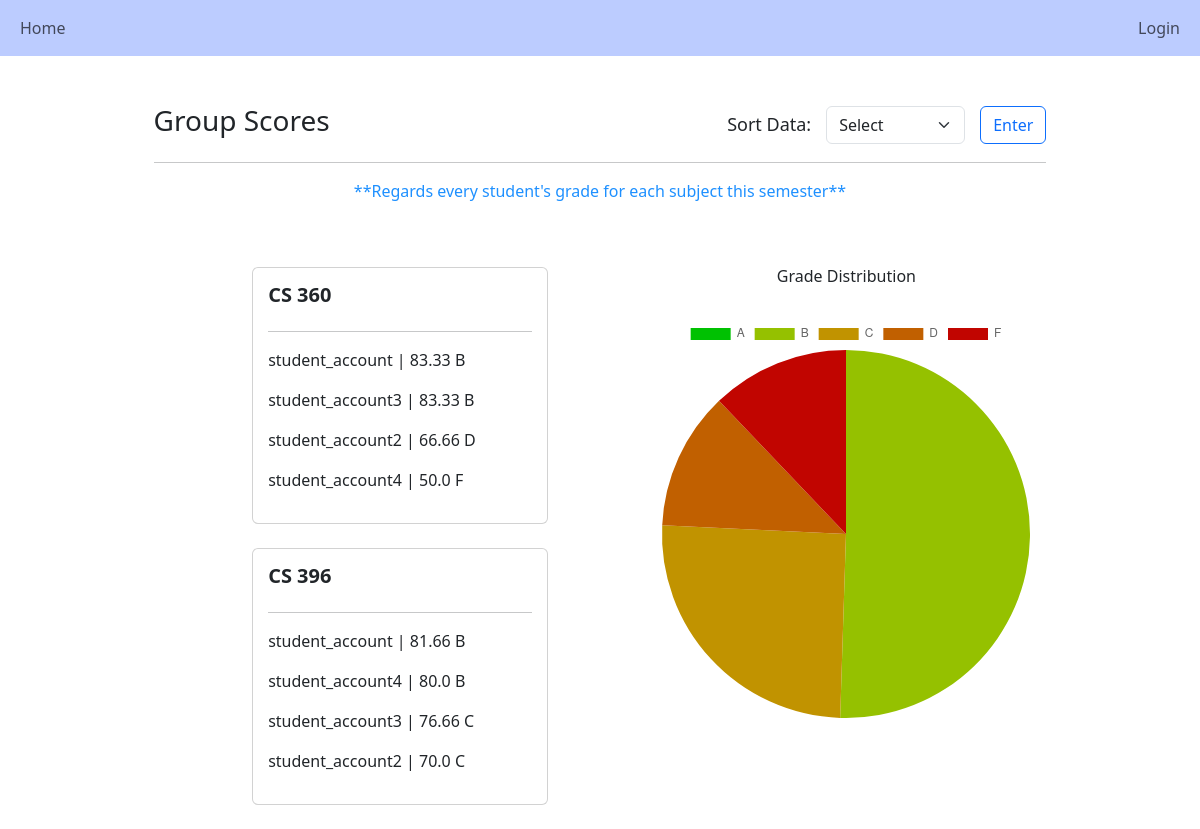
Screenshot of /group_scores/ with the database file from the repository.
### main/models.py (models this page shows, shortened)
class Subject(models.Model):
    title = models.CharField(blank=True, max_length=255)
    teacher = models.ForeignKey(User, null=True, on_delete=models.CASCADE)
    semester = models.ForeignKey(Semester, null=True, on_delete=models.CASCADE)

class Grade(models.Model):
    subject = models.ForeignKey(Subject, null=True, related_name="grades", on_delete=models.CASCADE)
    student = models.ForeignKey(User, null=True, on_delete=models.CASCADE)
    score = models.FloatField(null=True, blank=True)

class User(AbstractUser):
    is_teacher = models.BooleanField('Is teacher', default=False)
    is_student = models.BooleanField('Is student', default=False)

### main/views.py (the view, shortened to what this page needs)
# urls.py: path('group_scores/', views.group_scores, name="group_scores"),
def group_scores(request):
    order = request.GET.get('order', 'desc')
    cursem = Semester.objects.get(is_current=True)
    subjects = Subject.objects.filter(semester=cursem)
    dic = []
    avg=[]
    for subject in subjects:
        if order == 'asc':
            grades = Grade.objects.filter(subject=subject).order_by('score')
        elif order == 'desc':
            grades = Grade.objects.filter(subject=subject).order_by('-score')
        dic.append({
            "subject":subject,
            "grades":grades
        })
    grade_percentages = get_percentages(cursem)
    grade_percentages_json = json.dumps(grade_percentages)
    return render(request, 'main/scores/group_scores.html', {"dic":dic, "subjects":subjects, "avg":avg, "grade_percentages_json":grade_percentages_json, "order":order})

### main/templatetags/grade_tags.py (called while the page is built)
@register.simple_tag
def convert_to_letter_grade(score):
    if score >= 90:
        return "A"
    elif score >= 80:
        return "B"
    elif score >= 70:
        return "C"
    elif score >= 60:
        return "D"
    else:
        return "F"

### main/views.py (called while the page is built)
def get_percentages(cursem):
    grades = Grade.objects.filter(subject__semester=cursem)
    percentA = percentB = percentC = percentD = percentF = total = 0
    for grade in grades:
        total += 1
        if grade.score >= 90:
            percentA += 1
        elif grade.score >= 80:
            percentB += 1
        elif grade.score >= 70:
            percentC += 1
        elif grade.score >= 60:
            percentD += 1
        else:
            percentF += 1
    if total != 0:
        percentA  = round(percentA / total, 2)
        percentB  = round(percentB / total, 2)
        percentC  = round(percentC / total, 2)
        percentD  = round(percentD / total, 2)
        percentF  = round(percentF / total, 2)
    grade_percentages = {
        'A': percentA,
        'B': percentB,
        'C': percentC,
        'D': percentD,
        'F': percentF
    }
    return grade_percentages

### main/templates/main/scores/group_scores.html (shortened to what this page needs)
{% extends 'main/base.html' %}
{% load crispy_forms_tags %}
{% load grade_tags %}
{% block content %}
<div style="width:80%; margin:auto"><br>
    <div style="display:flex; justify-content:space-between; align-items:center">
        <h3>Group Scores</h3>
        <form method="get" action="" style="width:auto; display:flex; align-items:center">
                <label for="order" style="margin-right: 15px; white-space:nowrap; font-size:large">Sort Data:</label>
                <select name="order" class="form-select">
                    <option value="" disabled selected>Select</option>
                </select>
                <button type="submit" class="btn btn-outline-primary" style="margin-left:15px">Enter</button>
        </form>
    </div>
    <hr>
    <p style="color:dodgerblue; text-align:center">**Regards every student's grade for each subject this semester**</p><br><br>
    <div style="display:flex">
        <div style="width:100%; margin:auto">
            {% if order == "average" %}
            <h4 style="text-align:center">Average Scores</h4><br>
                {% for item in avg %}
                <div class="card" style="padding:15px; width:40%; margin:auto">
                    <h5 style="font-weight:bold; text-align:center">{{item.subject.title}}</h5>
                    <p style="text-align:center">Average: {{item.average}} {% convert_to_letter_grade item.average %}</p>
                </div><br>
                {% endfor %}
            {% elif order == "asc" or order == "desc" %}
                {% for item in dic %}
                <div class="card" style="padding:15px; width:60%; margin:auto">
                    <h5 style="font-weight:bold">{{item.subject.title}}</h5><hr>
                    {% if item.grades.count == 0 %}
                        <p>No attempts yet</p>
                    {% else %}
                        {% for grade in item.grades %}
                            <p>{{grade.student}} | {{grade.score}} {% convert_to_letter_grade grade.score %}</p>
                        {% endfor %}
                    {% endif %}
                </div><br>
                {% endfor %}
            {% endif %}
        </div>
        {% if order == "asc" or order == "desc" %}
        <div style="display:flex; flex-direction:column; align-items:center">
            <h6>Grade Distribution</h6><br>
            <canvas id="gradeChart" width="400" height="400"></canvas>
        </div>
        {% endif %}
    </div>
</div>
<script>
    var gradePercentages = JSON.parse('{{grade_percentages_json | safe }}')
    var ctx = document.getElementById('gradeChart').getContext('2d');
    var gradeChart = new Chart(ctx, {
        type: 'pie',
        data: {
            labels: ['A', 'B', 'C', 'D', 'F'], // Update as needed
            datasets: [{
                label: 'Grade Distribution',
                data: [
                    gradePercentages['A'],
                    gradePercentages['B'],
                    gradePercentages['C'],
                    gradePercentages['D'],
                    gradePercentages['F'],
                ],
                backgroundColor: [
                    'rgb(0, 193, 2)',
                    'rgb(149, 193, 0)',
                    'rgb(193, 147, 0)',
                    'rgb(193, 96, 0)',
                    'rgb(193, 5, 0)'
                ],
                borderColor: [
                    'rgba(0, 0, 0, 0)'
                ],
                borderWidth: 0
            }]
        },
        options: {
            responsive: false,
        }
    });
</script>
{% endblock %}

### rows the page displays
Subject: subject "CS 360"
Grade: student "student_account", score "83.33", score "B"
Grade: student "student_account3", score "83.33", score "B"
Grade: student "student_account2", score "66.66", score "D"
Grade: student "student_account4", score "50.0", score "F"
Subject: subject "CS 396"
Grade: student "student_account", score "81.66", score "B"
Grade: student "student_account4", score "80.0", score "B"
Grade: student "student_account3", score "76.66", score "C"
Grade: student "student_account2", score "70.0", score "C"

### other values shown
chart data {{ grade_percentages_json | safe }} {"A": 0.0, "B": 0.5, "C": 0.25, "D": 0.12, "F": 0.12}
